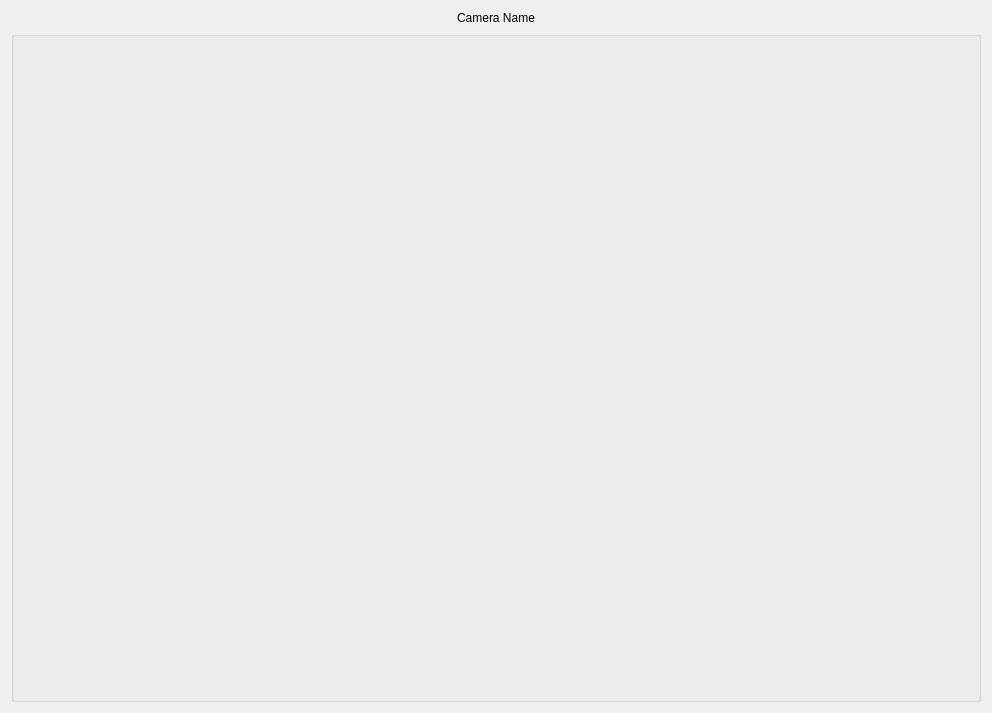
<?xml version="1.0" encoding="UTF-8"?>
<ui version="4.0">
 <class>FocusView</class>
 <widget class="QWidget" name="FocusView">
  <property name="geometry">
   <rect>
    <x>0</x>
    <y>0</y>
    <width>992</width>
    <height>713</height>
   </rect>
  </property>
  <property name="windowTitle">
   <string>Form</string>
  </property>
  <layout class="QVBoxLayout" name="verticalLayout" stretch="0,1">
   <item>
    <widget class="QLabel" name="camera_name">
     <property name="text">
      <string>Camera Name</string>
     </property>
     <property name="alignment">
      <set>Qt::AlignCenter</set>
     </property>
    </widget>
   </item>
   <item>
    <widget class="QGroupBox" name="single_view">
     <property name="title">
      <string/>
     </property>
    </widget>
   </item>
  </layout>
 </widget>
 <resources/>
 <connections/>
</ui>
